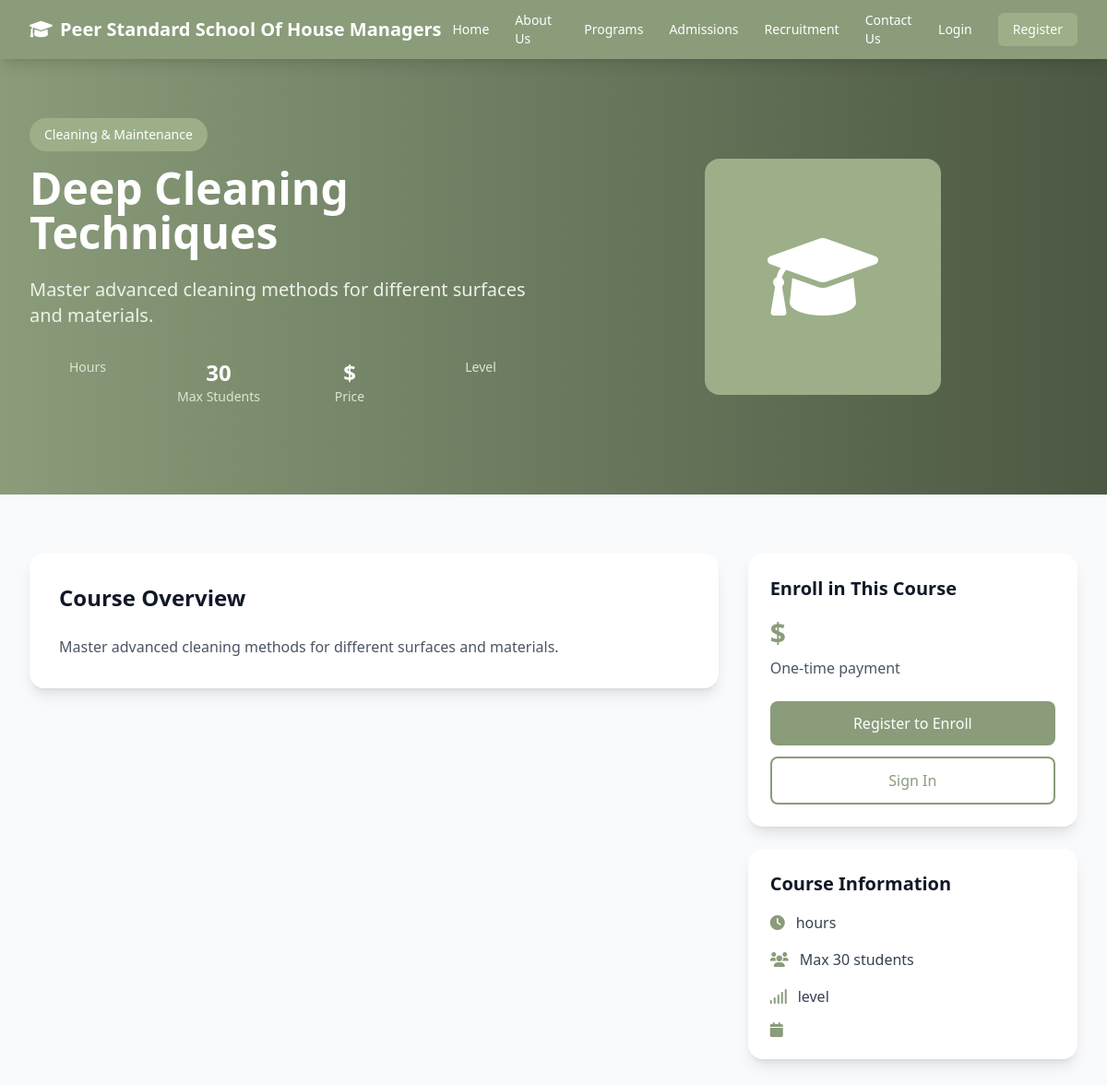
The page /courses/1/ on the database its author committed.
### courses/models.py (models this page shows, shortened)
class Course(models.Model):
    DIFFICULTY_CHOICES = [
        ('beginner', 'Beginner'),
        ('intermediate', 'Intermediate'),
        ('advanced', 'Advanced'),
    ]
    STATUS_CHOICES = [
        ('draft', 'Draft'),
        ('active', 'Active'),
        ('retired', 'Retired'),
    ]
    title = models.CharField(max_length=200)
    description = models.TextField()
    category = models.ForeignKey(CourseCategory, on_delete=models.CASCADE, related_name='courses')
    difficulty_level = models.CharField(max_length=20, choices=DIFFICULTY_CHOICES, default='beginner')
    duration_weeks = models.PositiveIntegerField(validators=[MinValueValidator(1), MaxValueValidator(52)])
    total_hours = models.PositiveIntegerField()
    max_students = models.PositiveIntegerField(default=30)
    tuition_fee = models.DecimalField(max_digits=10, decimal_places=2)
    status = models.CharField(max_length=20, choices=STATUS_CHOICES, default='draft')
    prerequisites = models.ManyToManyField('self', blank=True, symmetrical=False)
    learning_outcomes = models.TextField()
    course_materials = models.FileField(upload_to='course_materials/', blank=True, null=True)
    created_by = models.ForeignKey(User, on_delete=models.CASCADE, related_name='created_courses')
    created_at = models.DateTimeField(auto_now_add=True)
    updated_at = models.DateTimeField(auto_now=True)
    class Meta:
        verbose_name = "Course"
        verbose_name_plural = "Courses"

class CourseCategory(models.Model):
    name = models.CharField(max_length=100, unique=True)
    description = models.TextField(blank=True)
    is_active = models.BooleanField(default=True)
    created_at = models.DateTimeField(auto_now_add=True)
    class Meta:
        verbose_name = "Course Category"
        verbose_name_plural = "Course Categories"

### courses/views.py (the view)
# urls.py: path('<int:course_id>/', views.course_detail, name='detail'),
def course_detail(request, course_id):
    course = get_object_or_404(Course, id=course_id)
    modules = course.modules.all()
    assessments = course.assessments.all()
    instructors = course.courseinstructor_set.all()
    is_enrolled = False
    if request.user.is_authenticated and hasattr(request.user, 'student_profile'):
        is_enrolled = course.enrollments.filter(
            student=request.user.student_profile
        ).exists()
    return render(request, 'courses/detail.html', {
        'course': course,
        'modules': modules,
        'assessments': assessments,
        'instructors': instructors,
        'is_enrolled': is_enrolled
    })

### templates/courses/detail.html (shortened to what this page needs)
{% extends 'base.html' %}
{% load static %}
{% block content %}
<div class="min-h-screen bg-gray-50">
    <div class="bg-gradient-to-r from-primary-600 to-primary-800 text-white py-16">
        <div class="max-w-7xl mx-auto px-4 sm:px-6 lg:px-8">
            <div class="grid grid-cols-1 lg:grid-cols-2 gap-8 items-center">
                <div>
                    <div class="mb-4">
                        <span class="inline-block px-4 py-2 bg-primary-500 text-white text-sm font-medium rounded-full">
                            {{ course.category.name }}
                        </span>
                    </div>
                    <h1 class="text-4xl md:text-5xl font-bold mb-6">{{ course.title }}</h1>
                    <p class="text-xl text-primary-100 mb-8">{{ course.description }}</p>
                    <div class="grid grid-cols-2 md:grid-cols-4 gap-4 mb-8">
                        <div class="text-center">
                            <div class="text-sm text-primary-200">Hours</div>
                        </div>
                        <div class="text-center">
                            <div class="text-2xl font-bold">{{ course.max_students }}</div>
                            <div class="text-sm text-primary-200">Max Students</div>
                        </div>
                        <div class="text-center">
                            <div class="text-2xl font-bold">${{ course.price }}</div>
                            <div class="text-sm text-primary-200">Price</div>
                        </div>
                        <div class="text-center">
                            <div class="text-sm text-primary-200">Level</div>
                        </div>
                    </div>
                </div>
                <div class="flex justify-center">
                    <div class="w-64 h-64 bg-primary-500 rounded-2xl flex items-center justify-center">
                        <i class="fas fa-graduation-cap text-white text-8xl"></i>
                    </div>
                </div>
            </div>
        </div>
    </div>
    <div class="max-w-7xl mx-auto px-4 sm:px-6 lg:px-8 py-16">
        <div class="grid grid-cols-1 lg:grid-cols-3 gap-8">
            <div class="lg:col-span-2 space-y-8">
                <div class="bg-white rounded-2xl shadow-lg p-8">
                    <h2 class="text-2xl font-bold text-gray-900 mb-6">Course Overview</h2>
                    <div class="prose max-w-none">
                        <p class="text-gray-600 leading-relaxed">{{ course.description }}</p>
                    </div>
                </div>
            </div>
            <div class="space-y-6">
                <div class="bg-white rounded-2xl shadow-lg p-6 sticky top-8">
                    <h3 class="text-xl font-bold text-gray-900 mb-4">Enroll in This Course</h3>
                    <div class="mb-6">
                        <div class="text-3xl font-bold text-primary-600 mb-2">${{ course.price }}</div>
                        <div class="text-gray-600">One-time payment</div>
                    </div>
                    {% if user.is_authenticated %}
                        {% if user.user_type == 'student' %}
                            {% if is_enrolled %}
                                <div class="bg-green-50 border border-green-200 rounded-lg p-4 mb-4">
                                    <div class="flex items-center">
                                        <i class="fas fa-check-circle text-green-600 mr-2"></i>
                                        <span class="text-green-800 font-medium">You are enrolled in this course</span>
                                    </div>
                                </div>
                                <a href="{% url 'students:my_courses' %}" class="w-full bg-green-600 text-white py-3 px-4 rounded-lg font-medium text-center hover:bg-green-700 transition-colors duration-200 block">
                                    Go to My Courses
                                </a>
                            {% else %}
                                <a href="{% url 'courses:enroll' course.id %}" class="w-full bg-primary-600 text-white py-3 px-4 rounded-lg font-medium text-center hover:bg-primary-700 transition-colors duration-200 block mb-4">
                                    Enroll Now
                                </a>
                            {% endif %}
                        {% else %}
                            <div class="bg-yellow-50 border border-yellow-200 rounded-lg p-4 mb-4">
                                <div class="flex items-center">
                                    <i class="fas fa-info-circle text-yellow-600 mr-2"></i>
                                    <span class="text-yellow-800">Only students can enroll in courses</span>
                                </div>
                            </div>
                        {% endif %}
                    {% else %}
                        <div class="space-y-3">
                            <a href="{% url 'accounts:register' %}" class="w-full bg-primary-600 text-white py-3 px-4 rounded-lg font-medium text-center hover:bg-primary-700 transition-colors duration-200 block">
                                Register to Enroll
                            </a>
                            <a href="{% url 'accounts:login' %}" class="w-full border-2 border-primary-600 text-primary-600 py-3 px-4 rounded-lg font-medium text-center hover:bg-primary-600 hover:text-white transition-colors duration-200 block">
                                Sign In
                            </a>
                        </div>
                    {% endif %}
                </div>
                <div class="bg-white rounded-2xl shadow-lg p-6">
                    <h3 class="text-xl font-bold text-gray-900 mb-4">Course Information</h3>
                    <div class="space-y-4">
                        <div class="flex items-center">
                            <i class="fas fa-clock text-primary-600 mr-3"></i>
                            <span class="text-gray-700">{{ course.duration }} hours</span>
                        </div>
                        <div class="flex items-center">
                            <i class="fas fa-users text-primary-600 mr-3"></i>
                            <span class="text-gray-700">Max {{ course.max_students }} students</span>
                        </div>
                        <div class="flex items-center">
                            <i class="fas fa-signal text-primary-600 mr-3"></i>
                            <span class="text-gray-700">{{ course.level|title }} level</span>
                        </div>
                        <div class="flex items-center">
                            <i class="fas fa-calendar text-primary-600 mr-3"></i>
                        </div>
                    </div>
                </div>
            </div>
        </div>
    </div>
</div>
{% endblock %}

### rows shown on the page
Course: category.name "Cleaning & Maintenance", title "Deep Cleaning Techniques", description "Master advanced cleaning methods for different surfaces and materials.", max_students "30"
